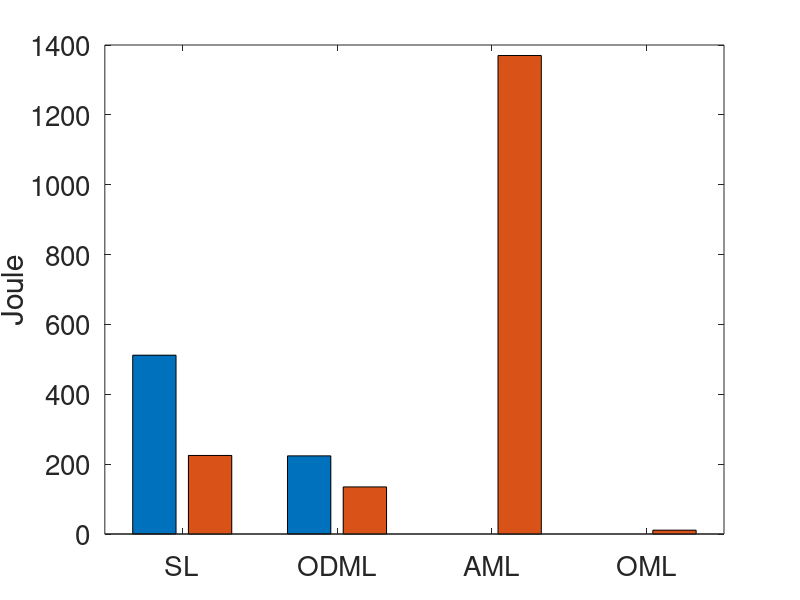
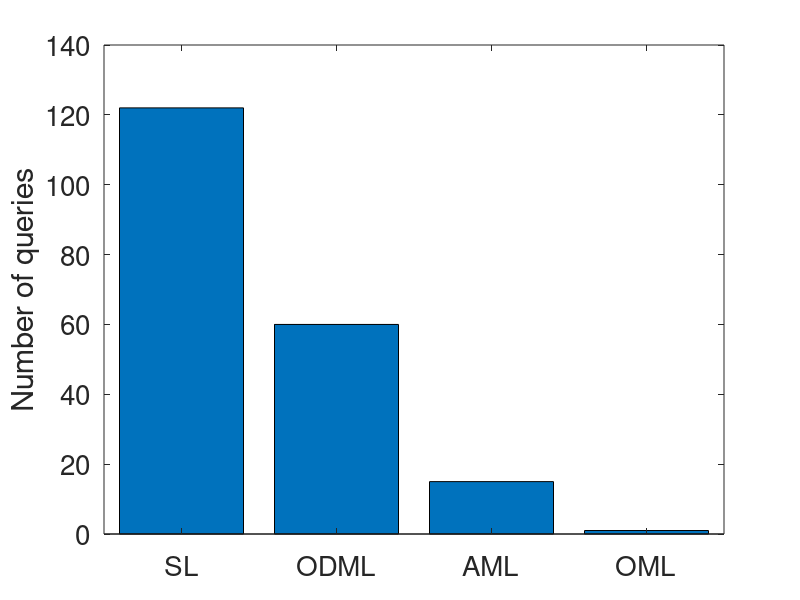

MATLAB code to generate these figures, in order:
clear;
close all;
clc;
%%
sl = load('srLoc.txt');
sl = sl(:,4);
slSum = sum(sl);

rl = load('rrLoc.txt');
rl = rl(:,4);
rlSum=sum(rl);

slng = load('sLoc-no-gps.txt');
slng = slng(:,4);
slngSum = sum(slng);

rlng = load('rLoc-no-gps.txt');
rlng = rlng(:,4);
rlngSum=sum(rlng);

alng = load('ML-area.txt');
alng = alng(:,4);
alngSum=sum(alng);
%%
%ploting 
figure('Position',[440 378 560 620/3]);
bar([slSum slngSum ; rlSum rlngSum; 0 alngSum ; 0 11 ] );
ylabel('Joule');
labels = {'SL','ODML' , 'AML' , 'OML'};
set(gca , 'xticklabel' , labels);
set(gca , 'fontsize' , 20);
set(gca , 'xLim', [0.5 4.5])

figure('Position',[440 378 560 620/3]);
bar([length(sl) length(rl) length(alng) 1  ] );
ylabel('Number of queries');
labels = {'SL','ODML' , 'AML' , 'OML'};
set(gca , 'xticklabel' , labels);
set(gca , 'fontsize' , 20);
set(gca , 'xLim', [0.5 4.5])
%%
% statistics 
fprintf(['SL: Number of queries is ' num2str( length(sl) ) ', consumed energy is ' num2str(slSum) '. energy consumed without GPS ' num2str(slngSum) '\n']);
fprintf(['ODMLL: Number of queries is ' num2str( length(rl) ) ', consumed energy is ' num2str(rlSum) '. energy consumed without GPS ' num2str(rlngSum) '\n']);
fprintf(['AML: Number of queries is ' num2str( length(alng) ) ', consumed energy is ' num2str(alngSum) '\n']);
